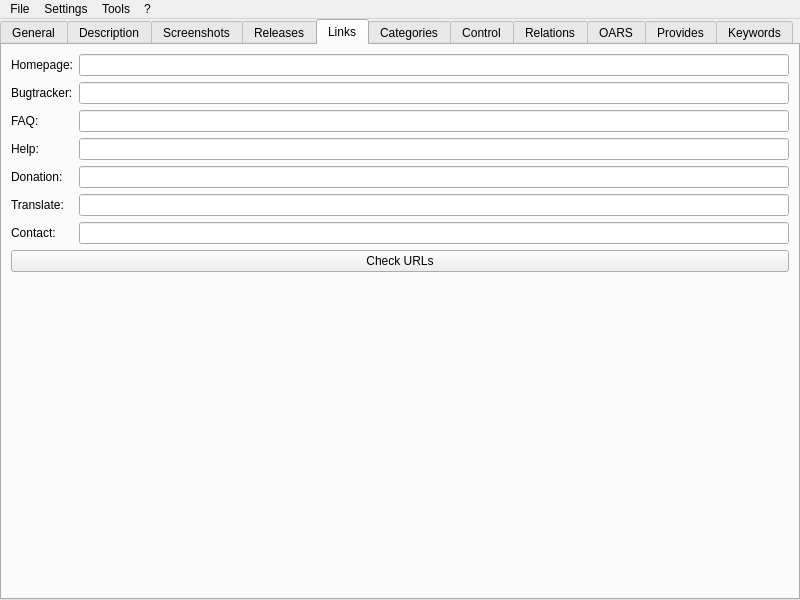
<?xml version="1.0" encoding="UTF-8"?>
<ui version="4.0">
 <class>MainWindow</class>
 <widget class="QMainWindow" name="MainWindow">
  <property name="geometry">
   <rect>
    <x>0</x>
    <y>0</y>
    <width>800</width>
    <height>600</height>
   </rect>
  </property>
  <property name="windowTitle">
   <string notr="true">jdAppdataEdit</string>
  </property>
  <property name="documentMode">
   <bool>false</bool>
  </property>
  <widget class="QWidget" name="centralwidget">
   <layout class="QHBoxLayout" name="horizontalLayout">
    <property name="leftMargin">
     <number>0</number>
    </property>
    <property name="topMargin">
     <number>0</number>
    </property>
    <property name="rightMargin">
     <number>0</number>
    </property>
    <property name="bottomMargin">
     <number>0</number>
    </property>
    <item>
     <widget class="QTabWidget" name="main_tab_widget">
      <property name="currentIndex">
       <number>4</number>
      </property>
      <widget class="QWidget" name="tab">
       <attribute name="title">
        <string>General</string>
       </attribute>
       <layout class="QFormLayout" name="formLayout">
        <item row="0" column="0">
         <widget class="QLabel" name="label">
          <property name="text">
           <string>ID:</string>
          </property>
         </widget>
        </item>
        <item row="0" column="1">
         <widget class="QLineEdit" name="id_edit">
          <property name="placeholderText">
           <string>The uniquely ID of the Software</string>
          </property>
         </widget>
        </item>
        <item row="1" column="0">
         <widget class="QLabel" name="label_2">
          <property name="text">
           <string>Name:</string>
          </property>
         </widget>
        </item>
        <item row="1" column="1">
         <layout class="QHBoxLayout" name="horizontalLayout_6">
          <property name="spacing">
           <number>0</number>
          </property>
          <item>
           <widget class="QLineEdit" name="name_edit">
            <property name="text">
             <string/>
            </property>
            <property name="placeholderText">
             <string>A human-readable name for your Software</string>
            </property>
           </widget>
          </item>
          <item>
           <widget class="QPushButton" name="translate_name_button">
            <property name="text">
             <string>Translate</string>
            </property>
           </widget>
          </item>
         </layout>
        </item>
        <item row="2" column="0">
         <widget class="QLabel" name="label_7">
          <property name="text">
           <string>Summary:</string>
          </property>
         </widget>
        </item>
        <item row="2" column="1">
         <layout class="QHBoxLayout" name="horizontalLayout_7">
          <property name="spacing">
           <number>0</number>
          </property>
          <item>
           <widget class="QLineEdit" name="summary_edit">
            <property name="placeholderText">
             <string>A short summary of your Software</string>
            </property>
           </widget>
          </item>
          <item>
           <widget class="QPushButton" name="translate_summary_button">
            <property name="text">
             <string>Translate</string>
            </property>
           </widget>
          </item>
         </layout>
        </item>
        <item row="4" column="0">
         <widget class="QLabel" name="label_8">
          <property name="text">
           <string>Developer Name:</string>
          </property>
         </widget>
        </item>
        <item row="4" column="1">
         <widget class="QLineEdit" name="developer_name_edit">
          <property name="placeholderText">
           <string>The Name of the Developer</string>
          </property>
         </widget>
        </item>
        <item row="6" column="0">
         <widget class="QLabel" name="label_19">
          <property name="text">
           <string>Desktop File:</string>
          </property>
         </widget>
        </item>
        <item row="6" column="1">
         <widget class="QLineEdit" name="desktop_file_edit">
          <property name="placeholderText">
           <string>The Name of the .desktop file of your Software</string>
          </property>
         </widget>
        </item>
        <item row="8" column="0">
         <widget class="QLabel" name="label_3">
          <property name="text">
           <string>Metaddata License:</string>
          </property>
         </widget>
        </item>
        <item row="8" column="1">
         <widget class="QComboBox" name="metadata_license_box"/>
        </item>
        <item row="9" column="0">
         <widget class="QLabel" name="label_4">
          <property name="text">
           <string>Project License:</string>
          </property>
         </widget>
        </item>
        <item row="9" column="1">
         <widget class="QComboBox" name="project_license_box">
          <property name="editable">
           <bool>false</bool>
          </property>
         </widget>
        </item>
        <item row="10" column="0">
         <widget class="QLabel" name="label_5">
          <property name="text">
           <string>Update Contact:</string>
          </property>
         </widget>
        </item>
        <item row="10" column="1">
         <widget class="QLineEdit" name="update_contact_edit">
          <property name="placeholderText">
           <string>You can provide a email address for contacting you here</string>
          </property>
         </widget>
        </item>
        <item row="11" column="0">
         <widget class="QLabel" name="label_6">
          <property name="text">
           <string>Project Group:</string>
          </property>
         </widget>
        </item>
        <item row="11" column="1">
         <widget class="QLineEdit" name="project_group_edit">
          <property name="placeholderText">
           <string>If the software is part of a bigger group e.g. GNOME or KDE, you can provide it here</string>
          </property>
         </widget>
        </item>
       </layout>
      </widget>
      <widget class="QWidget" name="description_tab">
       <attribute name="title">
        <string>Description</string>
       </attribute>
       <layout class="QVBoxLayout" name="description_layout">
        <property name="leftMargin">
         <number>0</number>
        </property>
        <property name="topMargin">
         <number>0</number>
        </property>
        <property name="rightMargin">
         <number>0</number>
        </property>
        <property name="bottomMargin">
         <number>0</number>
        </property>
       </layout>
      </widget>
      <widget class="QWidget" name="tab_2">
       <attribute name="title">
        <string>Screenshots</string>
       </attribute>
       <layout class="QVBoxLayout" name="verticalLayout">
        <item>
         <widget class="QTableWidget" name="screenshot_table">
          <property name="selectionBehavior">
           <enum>QAbstractItemView::SelectRows</enum>
          </property>
          <property name="rowCount">
           <number>0</number>
          </property>
          <property name="columnCount">
           <number>4</number>
          </property>
          <column>
           <property name="text">
            <string>URL</string>
           </property>
          </column>
          <column>
           <property name="text">
            <string>Default</string>
           </property>
          </column>
          <column>
           <property name="text">
            <string>Edit</string>
           </property>
          </column>
          <column>
           <property name="text">
            <string>Remove</string>
           </property>
          </column>
         </widget>
        </item>
        <item>
         <layout class="QHBoxLayout" name="horizontalLayout_2">
          <item>
           <widget class="QPushButton" name="screenshot_add_button">
            <property name="text">
             <string>Add</string>
            </property>
           </widget>
          </item>
          <item>
           <widget class="QPushButton" name="check_screenshot_url_button">
            <property name="text">
             <string>Check Image URLs</string>
            </property>
           </widget>
          </item>
         </layout>
        </item>
       </layout>
      </widget>
      <widget class="QWidget" name="tab_4">
       <attribute name="title">
        <string>Releases</string>
       </attribute>
       <layout class="QVBoxLayout" name="verticalLayout_2">
        <item>
         <widget class="QTableWidget" name="releases_table">
          <property name="dragDropMode">
           <enum>QAbstractItemView::NoDragDrop</enum>
          </property>
          <property name="selectionBehavior">
           <enum>QAbstractItemView::SelectRows</enum>
          </property>
          <attribute name="horizontalHeaderShowSortIndicator" stdset="0">
           <bool>false</bool>
          </attribute>
          <attribute name="horizontalHeaderStretchLastSection">
           <bool>false</bool>
          </attribute>
          <attribute name="verticalHeaderStretchLastSection">
           <bool>false</bool>
          </attribute>
          <column>
           <property name="text">
            <string>Version</string>
           </property>
          </column>
          <column>
           <property name="text">
            <string>Date</string>
           </property>
          </column>
          <column>
           <property name="text">
            <string>Type</string>
           </property>
          </column>
          <column>
           <property name="text">
            <string>Edit</string>
           </property>
          </column>
          <column>
           <property name="text">
            <string>Remove</string>
           </property>
          </column>
         </widget>
        </item>
        <item>
         <layout class="QHBoxLayout" name="horizontalLayout_3">
          <item>
           <widget class="QPushButton" name="release_add_button">
            <property name="text">
             <string>Add</string>
            </property>
           </widget>
          </item>
          <item>
           <widget class="QPushButton" name="release_import_github_button">
            <property name="text">
             <string>Import from GitHub</string>
            </property>
           </widget>
          </item>
          <item>
           <widget class="QPushButton" name="release_import_gitlab_button">
            <property name="text">
             <string>Import from GitLab</string>
            </property>
           </widget>
          </item>
         </layout>
        </item>
       </layout>
      </widget>
      <widget class="QWidget" name="tab_3">
       <attribute name="title">
        <string>Links</string>
       </attribute>
       <layout class="QVBoxLayout" name="verticalLayout_3">
        <item>
         <layout class="QFormLayout" name="formLayout_2">
          <item row="0" column="0">
           <widget class="QLabel" name="homepage_url_label">
            <property name="text">
             <string>Homepage:</string>
            </property>
           </widget>
          </item>
          <item row="0" column="1">
           <widget class="QLineEdit" name="homepage_url_edit"/>
          </item>
          <item row="1" column="0">
           <widget class="QLabel" name="bugtracker_url_label">
            <property name="text">
             <string>Bugtracker:</string>
            </property>
           </widget>
          </item>
          <item row="1" column="1">
           <widget class="QLineEdit" name="bugtracker_url_edit"/>
          </item>
          <item row="2" column="0">
           <widget class="QLabel" name="faq_url_label">
            <property name="text">
             <string>FAQ:</string>
            </property>
           </widget>
          </item>
          <item row="2" column="1">
           <widget class="QLineEdit" name="faq_url_edit"/>
          </item>
          <item row="3" column="0">
           <widget class="QLabel" name="help_url_label">
            <property name="text">
             <string>Help:</string>
            </property>
           </widget>
          </item>
          <item row="3" column="1">
           <widget class="QLineEdit" name="help_url_edit"/>
          </item>
          <item row="4" column="0">
           <widget class="QLabel" name="donation_url_label">
            <property name="text">
             <string>Donation:</string>
            </property>
           </widget>
          </item>
          <item row="4" column="1">
           <widget class="QLineEdit" name="donation_url_edit"/>
          </item>
          <item row="5" column="0">
           <widget class="QLabel" name="translate_url_label">
            <property name="text">
             <string>Translate:</string>
            </property>
           </widget>
          </item>
          <item row="5" column="1">
           <widget class="QLineEdit" name="translate_url_edit"/>
          </item>
          <item row="6" column="0">
           <widget class="QLabel" name="contact_url_label">
            <property name="text">
             <string>Contact:</string>
            </property>
           </widget>
          </item>
          <item row="6" column="1">
           <widget class="QLineEdit" name="contact_url_edit"/>
          </item>
         </layout>
        </item>
        <item>
         <widget class="QPushButton" name="check_links_url_button">
          <property name="maximumSize">
           <size>
            <width>16777215</width>
            <height>16777215</height>
           </size>
          </property>
          <property name="text">
           <string>Check URLs</string>
          </property>
         </widget>
        </item>
        <item>
         <spacer name="verticalSpacer">
          <property name="orientation">
           <enum>Qt::Vertical</enum>
          </property>
          <property name="sizeHint" stdset="0">
           <size>
            <width>20</width>
            <height>40</height>
           </size>
          </property>
         </spacer>
        </item>
       </layout>
      </widget>
      <widget class="QWidget" name="tab_5">
       <attribute name="title">
        <string>Categories</string>
       </attribute>
       <layout class="QVBoxLayout" name="verticalLayout_4">
        <item>
         <widget class="QListWidget" name="categorie_list">
          <property name="dragDropMode">
           <enum>QAbstractItemView::InternalMove</enum>
          </property>
         </widget>
        </item>
        <item>
         <layout class="QHBoxLayout" name="horizontalLayout_4">
          <item>
           <widget class="QPushButton" name="categorie_add_button">
            <property name="text">
             <string>Add</string>
            </property>
           </widget>
          </item>
          <item>
           <widget class="QPushButton" name="categorie_remove_button">
            <property name="text">
             <string>Remove</string>
            </property>
           </widget>
          </item>
         </layout>
        </item>
       </layout>
      </widget>
      <widget class="QWidget" name="tab_6">
       <attribute name="title">
        <string>Control</string>
       </attribute>
       <layout class="QVBoxLayout" name="verticalLayout_5">
        <item>
         <widget class="QLabel" name="label_9">
          <property name="text">
           <string>You can select  here, how your Software can be controlled</string>
          </property>
         </widget>
        </item>
        <item>
         <layout class="QHBoxLayout" name="horizontalLayout_5">
          <item>
           <layout class="QFormLayout" name="formLayout_3">
            <item row="0" column="0">
             <widget class="QLabel" name="label_10">
              <property name="text">
               <string>Mouse:</string>
              </property>
             </widget>
            </item>
            <item row="0" column="1">
             <widget class="QComboBox" name="control_box_pointing">
              <property name="maximumSize">
               <size>
                <width>200</width>
                <height>16777215</height>
               </size>
              </property>
             </widget>
            </item>
            <item row="1" column="0">
             <widget class="QLabel" name="label_11">
              <property name="text">
               <string>Keyboard:</string>
              </property>
             </widget>
            </item>
            <item row="1" column="1">
             <widget class="QComboBox" name="control_box_keyboard">
              <property name="maximumSize">
               <size>
                <width>200</width>
                <height>16777215</height>
               </size>
              </property>
             </widget>
            </item>
            <item row="2" column="0">
             <widget class="QLabel" name="label_12">
              <property name="text">
               <string>Command Line:</string>
              </property>
             </widget>
            </item>
            <item row="2" column="1">
             <widget class="QComboBox" name="control_box_console">
              <property name="maximumSize">
               <size>
                <width>200</width>
                <height>16777215</height>
               </size>
              </property>
             </widget>
            </item>
            <item row="3" column="0">
             <widget class="QLabel" name="label_13">
              <property name="text">
               <string>Graphics Tablet:</string>
              </property>
             </widget>
            </item>
            <item row="3" column="1">
             <widget class="QComboBox" name="control_box_tablet">
              <property name="maximumSize">
               <size>
                <width>200</width>
                <height>16777215</height>
               </size>
              </property>
             </widget>
            </item>
            <item row="4" column="0">
             <widget class="QLabel" name="label_14">
              <property name="text">
               <string>Touchscreen:</string>
              </property>
             </widget>
            </item>
            <item row="4" column="1">
             <widget class="QComboBox" name="control_box_touch">
              <property name="maximumSize">
               <size>
                <width>200</width>
                <height>16777215</height>
               </size>
              </property>
             </widget>
            </item>
            <item row="5" column="0">
             <widget class="QLabel" name="label_15">
              <property name="text">
               <string>Gamepad:</string>
              </property>
             </widget>
            </item>
            <item row="5" column="1">
             <widget class="QComboBox" name="control_box_gamepad">
              <property name="maximumSize">
               <size>
                <width>200</width>
                <height>16777215</height>
               </size>
              </property>
             </widget>
            </item>
            <item row="6" column="0">
             <widget class="QLabel" name="label_16">
              <property name="text">
               <string>TV remote:</string>
              </property>
             </widget>
            </item>
            <item row="6" column="1">
             <widget class="QComboBox" name="control_box_tv_remote">
              <property name="maximumSize">
               <size>
                <width>200</width>
                <height>16777215</height>
               </size>
              </property>
             </widget>
            </item>
            <item row="7" column="0">
             <widget class="QLabel" name="label_17">
              <property name="text">
               <string>Voice:</string>
              </property>
             </widget>
            </item>
            <item row="7" column="1">
             <widget class="QComboBox" name="control_box_voice">
              <property name="maximumSize">
               <size>
                <width>200</width>
                <height>16777215</height>
               </size>
              </property>
             </widget>
            </item>
            <item row="8" column="0">
             <widget class="QLabel" name="label_18">
              <property name="text">
               <string>Computer vision:</string>
              </property>
             </widget>
            </item>
            <item row="8" column="1">
             <widget class="QComboBox" name="control_box_vision">
              <property name="sizePolicy">
               <sizepolicy hsizetype="Preferred" vsizetype="Maximum">
                <horstretch>0</horstretch>
                <verstretch>0</verstretch>
               </sizepolicy>
              </property>
              <property name="maximumSize">
               <size>
                <width>200</width>
                <height>16777215</height>
               </size>
              </property>
             </widget>
            </item>
           </layout>
          </item>
         </layout>
        </item>
        <item>
         <spacer name="verticalSpacer_2">
          <property name="orientation">
           <enum>Qt::Vertical</enum>
          </property>
          <property name="sizeHint" stdset="0">
           <size>
            <width>20</width>
            <height>40</height>
           </size>
          </property>
         </spacer>
        </item>
       </layout>
      </widget>
      <widget class="QWidget" name="relations_tab">
       <attribute name="title">
        <string>Relations</string>
       </attribute>
       <layout class="QVBoxLayout" name="relations_layout">
        <property name="leftMargin">
         <number>0</number>
        </property>
        <property name="topMargin">
         <number>0</number>
        </property>
        <property name="rightMargin">
         <number>0</number>
        </property>
        <property name="bottomMargin">
         <number>0</number>
        </property>
       </layout>
      </widget>
      <widget class="QWidget" name="oras_tab">
       <attribute name="title">
        <string>OARS</string>
       </attribute>
       <layout class="QVBoxLayout" name="oras_layout">
        <property name="spacing">
         <number>0</number>
        </property>
        <property name="leftMargin">
         <number>0</number>
        </property>
        <property name="topMargin">
         <number>0</number>
        </property>
        <property name="rightMargin">
         <number>0</number>
        </property>
        <property name="bottomMargin">
         <number>0</number>
        </property>
       </layout>
      </widget>
      <widget class="QWidget" name="tab_7">
       <attribute name="title">
        <string>Provides</string>
       </attribute>
       <layout class="QVBoxLayout" name="verticalLayout_6">
        <item>
         <widget class="QLabel" name="label_20">
          <property name="text">
           <string>This is for advanced users. For more information take a look at the Appstream documentation.</string>
          </property>
          <property name="alignment">
           <set>Qt::AlignCenter</set>
          </property>
         </widget>
        </item>
        <item>
         <widget class="QTableWidget" name="provides_table">
          <property name="selectionBehavior">
           <enum>QAbstractItemView::SelectRows</enum>
          </property>
          <column>
           <property name="text">
            <string>Type</string>
           </property>
          </column>
          <column>
           <property name="text">
            <string>Value</string>
           </property>
          </column>
          <column>
           <property name="text">
            <string>Remove</string>
           </property>
          </column>
         </widget>
        </item>
        <item>
         <widget class="QPushButton" name="provides_add_button">
          <property name="text">
           <string>Add</string>
          </property>
         </widget>
        </item>
       </layout>
      </widget>
      <widget class="QWidget" name="tab_8">
       <attribute name="title">
        <string>Keywords</string>
       </attribute>
       <layout class="QVBoxLayout" name="verticalLayout_7">
        <item>
         <widget class="QLabel" name="label_21">
          <property name="text">
           <string>You can manage the Keywords for the Software here</string>
          </property>
          <property name="alignment">
           <set>Qt::AlignCenter</set>
          </property>
         </widget>
        </item>
        <item>
         <widget class="QListWidget" name="keyword_list">
          <property name="dragDropMode">
           <enum>QAbstractItemView::InternalMove</enum>
          </property>
         </widget>
        </item>
        <item>
         <layout class="QHBoxLayout" name="horizontalLayout_8">
          <item>
           <widget class="QPushButton" name="keyword_add_button">
            <property name="text">
             <string>Add</string>
            </property>
           </widget>
          </item>
          <item>
           <widget class="QPushButton" name="keyword_edit_button">
            <property name="text">
             <string>Edit</string>
            </property>
           </widget>
          </item>
          <item>
           <widget class="QPushButton" name="keyword_remove_button">
            <property name="text">
             <string>Remove</string>
            </property>
           </widget>
          </item>
         </layout>
        </item>
       </layout>
      </widget>
     </widget>
    </item>
   </layout>
  </widget>
  <widget class="QMenuBar" name="menubar">
   <property name="geometry">
    <rect>
     <x>0</x>
     <y>0</y>
     <width>800</width>
     <height>21</height>
    </rect>
   </property>
   <widget class="QMenu" name="menuFile">
    <property name="title">
     <string>File</string>
    </property>
    <widget class="QMenu" name="recent_files_menu">
     <property name="title">
      <string>Open recent</string>
     </property>
     <addaction name="actionPlaceholder"/>
    </widget>
    <addaction name="new_action"/>
    <addaction name="separator"/>
    <addaction name="open_action"/>
    <addaction name="recent_files_menu"/>
    <addaction name="separator"/>
    <addaction name="save_action"/>
    <addaction name="save_as_action"/>
    <addaction name="separator"/>
    <addaction name="exit_action"/>
   </widget>
   <widget class="QMenu" name="menu">
    <property name="title">
     <string>?</string>
    </property>
    <addaction name="documentation_action"/>
    <addaction name="separator"/>
    <addaction name="about_action"/>
    <addaction name="about_qt_action"/>
   </widget>
   <widget class="QMenu" name="menuSettings">
    <property name="title">
     <string>Settings</string>
    </property>
    <addaction name="settings_action"/>
   </widget>
   <widget class="QMenu" name="menuTools">
    <property name="title">
     <string>Tools</string>
    </property>
    <addaction name="validate_action"/>
   </widget>
   <addaction name="menuFile"/>
   <addaction name="menuSettings"/>
   <addaction name="menuTools"/>
   <addaction name="menu"/>
  </widget>
  <action name="open_action">
   <property name="text">
    <string>Open</string>
   </property>
   <property name="shortcut">
    <string notr="true">Ctrl+O</string>
   </property>
  </action>
  <action name="save_action">
   <property name="text">
    <string>Save</string>
   </property>
   <property name="shortcut">
    <string notr="true">Ctrl+S</string>
   </property>
  </action>
  <action name="save_as_action">
   <property name="text">
    <string>Save As...</string>
   </property>
  </action>
  <action name="about_action">
   <property name="text">
    <string>About</string>
   </property>
  </action>
  <action name="about_qt_action">
   <property name="text">
    <string>About Qt</string>
   </property>
  </action>
  <action name="exit_action">
   <property name="text">
    <string>Exit</string>
   </property>
   <property name="shortcut">
    <string notr="true">Ctrl+Q</string>
   </property>
  </action>
  <action name="new_action">
   <property name="text">
    <string>New</string>
   </property>
   <property name="shortcut">
    <string notr="true">Ctrl+N</string>
   </property>
  </action>
  <action name="settings_action">
   <property name="text">
    <string>Settings</string>
   </property>
  </action>
  <action name="validate_action">
   <property name="text">
    <string>Validate</string>
   </property>
  </action>
  <action name="actionPlaceholder">
   <property name="text">
    <string notr="true">Placeholder</string>
   </property>
  </action>
  <action name="documentation_action">
   <property name="text">
    <string>Appstream documentation</string>
   </property>
  </action>
 </widget>
 <resources/>
 <connections/>
</ui>
